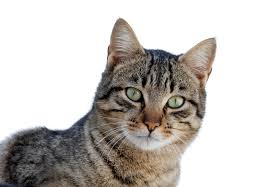
%> input picture image_classification/image_segment/test/cat1.jpeg, 270 x 187 px; its folder holds only this picture in this run
$ octave main.m   (GNU Octave 9; MATLAB toolbox functions it lacks are replaced by stand-ins)
%> lines starting %> are read from the running program, lines starting %| are printed output that depends on the picture
### image_classification/cluster_images/preprocess.m
function [images] = preprocess(image_path, width, height, reduced_dim)
%> called with image_path = 'images/test', width = 40, height = 40, reduced_dim = 1000
% 'image_path' contains the path of images that need to be preprocessed
% Assume: This directory contains only images and no sub-directories
% TODO: Avoid this assumption
% the images go through following stages
% 1. Resize to width X height
% 2. Convert to greyscale
% The function returns a vector of preprocessed images
% Each row is an image of size 1 X n
% n, the number of features is width X height

images = [];

if ~exist('reduced_dim', 'var') || isempty(reduced_dim)
  reduced_dim = 2;
end

fprintf("\nInput path: %s\n", image_path);
files = dir(image_path);
fprintf("\nThere are %d files\n", size(files, 1));

for f = 3:size(files, 1)  % First 2 files are "." & ".."

  %disp(files(f).name);
  [img, map, alpha] = imread(strcat(image_path, "/", files(f).name));
%> img is the input picture: size 187x270x3 uint8; mean R, G, B 198.4, 194.1, 190.3
%> map = []; alpha = []

  %img = rgb2gray(img);
  img = imresize(img, [width height]); %disp(size(img));
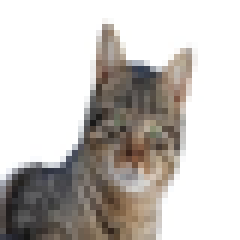
%> img: size 40x40x3 uint8 (shown 6 times larger); mean R, G, B 198.3, 193.9, 190.1

  X = img(:)';
%> X = 4800 values, max 255 at index 1, min 20 at index 3400, mean 194.1
  X = double(X);    % For PCA's covariance multiplication

  images = [images; X];
%> images has the same summary as X

end

disp(size(images));
%|       1   4800

% Run PCA
% -----------------------------------------
[X_norm, mu, sigma] = featureNormalize(images);

[U, S] = pca(X_norm);
Ureduce = U(:, 1:reduced_dim);
% -----------------------------------------

images = (images * Ureduce);

disp(size(X_norm));
disp(size(U));
disp(size(Ureduce));


%imshow(img);


end

### cluster_images/featureNormalize.m
function [X_norm, mu, sigma] = featureNormalize(X)
%FEATURENORMALIZE Normalizes the features in X
%   FEATURENORMALIZE(X) returns a normalized version of X where
%   the mean value of each feature is 0 and the standard deviation
%   is 1. This is often a good preprocessing step to do when
%   working with learning algorithms.

mu = mean(X);
%> mu = 194.1
X_norm = bsxfun(@minus, X, mu);
%> X_norm = 4800 values, max 60.89 at index 1, min -174.1 at index 3400, mean 1.52e-14

sigma = std(X_norm);
%> sigma = 76.7
X_norm = bsxfun(@rdivide, X_norm, sigma);
%> X_norm = 4800 values, max 0.794 at index 1, min -2.27 at index 3400, mean 1.42e-16
%> in preprocess, `[X_norm, mu, sigma] = featureNormalize(images);`: mu = 194.1; sigma = 76.7


% ============================================================

end

### cluster_images/pca.m
function [U, S] = pca(X)
%PCA Run principal component analysis on the dataset X
%   [U, S, X] = pca(X) computes eigenvectors of the covariance matrix of X
%   Returns the eigenvectors U, the eigenvalues (on diagonal) in S
%

% Useful values
[m, n] = size(X);
%> m = 1; n = 4800

% You need to return the following variables correctly.
U = zeros(n);
S = zeros(n);

% ====================== YOUR CODE HERE ======================
% Instructions: You should first compute the covariance matrix. Then, you
%               should use the "svd" function to compute the eigenvectors
%               and eigenvalues of the covariance matrix.
%
% Note: When computing the covariance matrix, remember to divide by m (the
%       number of examples).
%
Sigma = (X'*X) / m;
[U, S, V] = svd(Sigma);


% =========================================================================

end

### image_classification/cluster_images/main.m
% Main file that runs the image clustering algorithm

width = 40;
height = 40;

pca_features = 1000;
%> (the run ends here)
